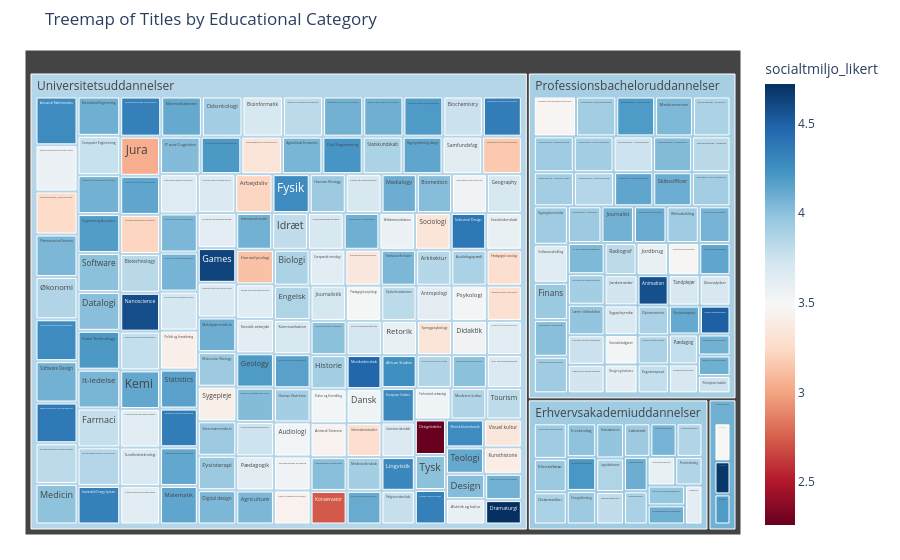

The cell this chart's notebook holds for it:
### Markdown cell above
## Input Experiment

### Code cell
# DOCUMENTATION: https://plotly.com/python/treemaps/
import plotly.express as px

dat = data_whole_edu[['titel', 'educational_category', 'displaydocclass', 'maanedloen_nyudd', 'maanedloen_10aar', 'socialtmiljo_likert']]
dat = dat.dropna()

# Create the treemap
fig = px.treemap(dat, path=['educational_category', 'titel'], values='maanedloen_10aar',
                 color='socialtmiljo_likert',
                 color_continuous_scale='RdBu',
                 title='Treemap of Titles by Educational Category')
fig.update_traces(root_color="lightgrey")
fig.update_layout(margin = dict(t=50, l=25, r=25, b=25))
# Show the treemap
fig.show()

### Figure 1 — Plotly figure (JSON) as saved in the notebook; plotly's stock layout.template omitted (floating-point values rounded to 4 significant figures; data arrays with more than 128 entries replaced by an {"elided": "..."} marker saying what was removed)
{"data": [{"branchvalues": "total", "customdata": {"elided": "228x1 float values"}, "domain": {"x": [0, 1], "y": [0, 1]}, "hovertemplate": "labels=%{label}<br>maanedloen_10aar=%{value}<br>parent=%{parent}<br>id=%{id}<br>socialtmiljo_likert=%{color}<extra></extra>", "ids": {"elided": "228 str values"}, "labels": {"elided": "228 str values"}, "marker": {"coloraxis": "coloraxis", "colors": {"elided": "228 float values"}}, "name": "", "parents": {"elided": "228 str values"}, "root": {"color": "lightgrey"}, "type": "treemap", "values": {"elided": "228 int values"}}], "layout": {"coloraxis": {"colorbar": {"title": {"text": "socialtmiljo_likert"}}, "colorscale": [[0, "rgb(103,0,31)"], [0.1, "rgb(178,24,43)"], [0.2, "rgb(214,96,77)"], [0.3, "rgb(244,165,130)"], [0.4, "rgb(253,219,199)"], [0.5, "rgb(247,247,247)"], [0.6, "rgb(209,229,240)"], [0.7, "rgb(146,197,222)"], [0.8, "rgb(67,147,195)"], [0.9, "rgb(33,102,172)"], [1, "rgb(5,48,97)"]]}, "legend": {"tracegroupgap": 0}, "margin": {"b": 25, "l": 25, "r": 25, "t": 50}, "title": {"text": "Treemap of Titles by Educational Category"}}}
